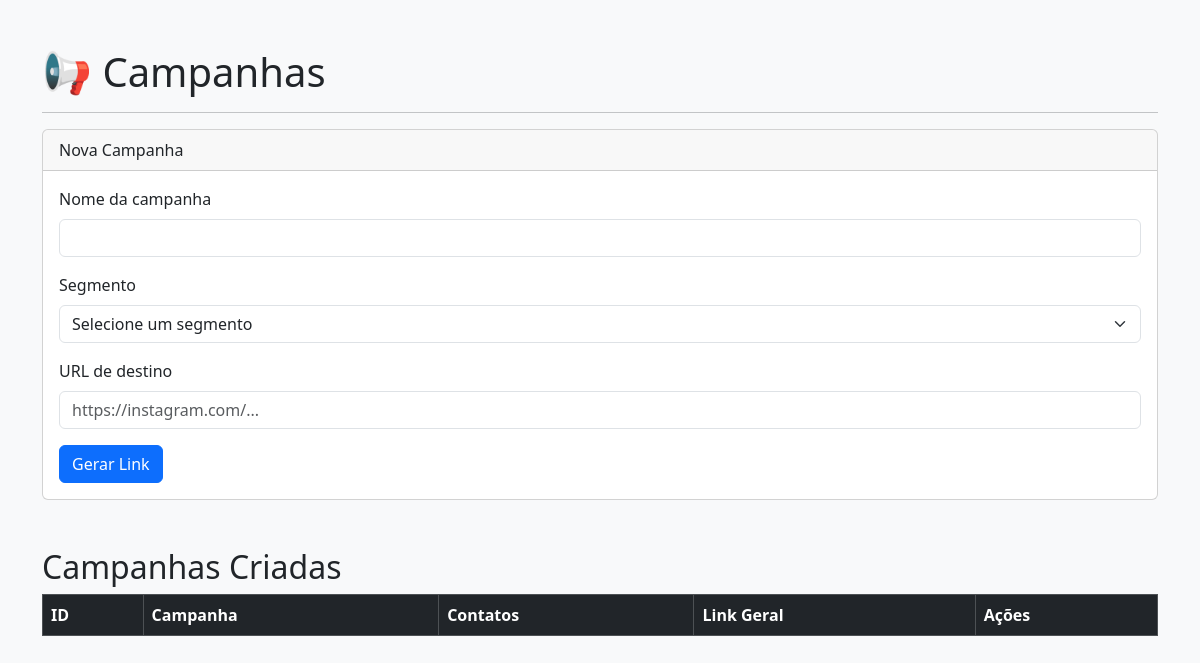
The app's page /campanhas, older data.
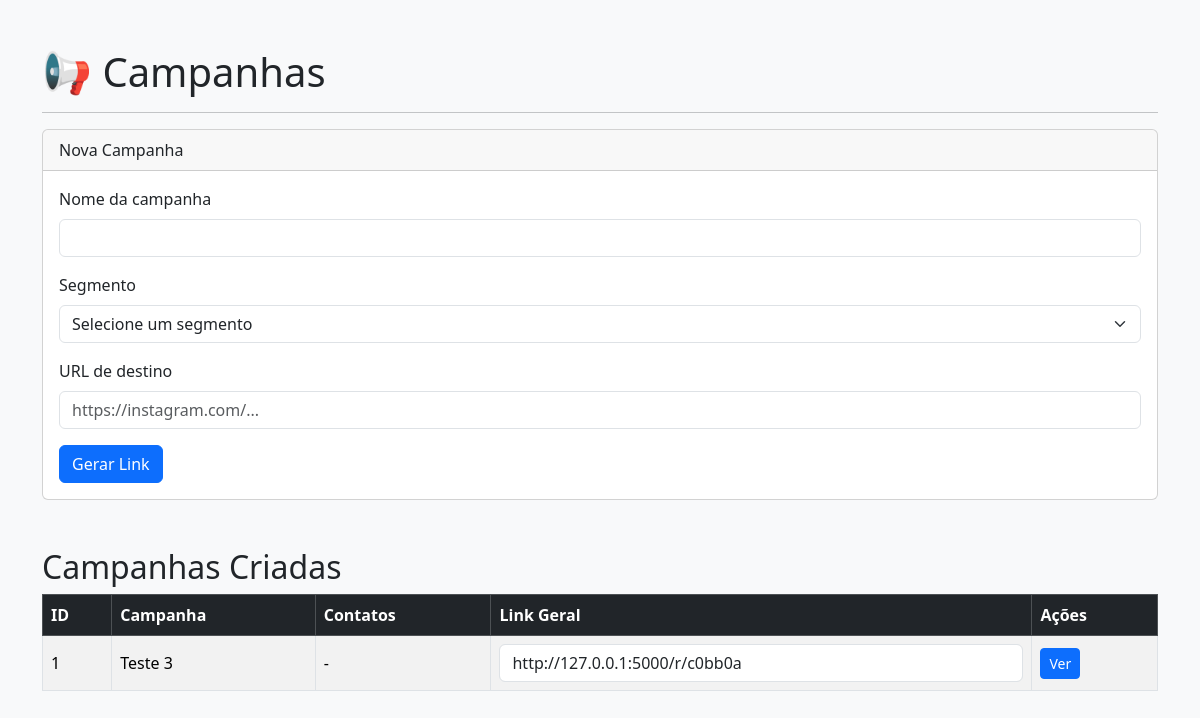
The same page, newer data.
### models/campanha.py (models this page shows)
class Campanha(db.Model):
    __tablename__ = "campanhas"
    id = db.Column(db.Integer, primary_key=True)
    titulo = db.Column(db.String(150), nullable=False)
    destino = db.Column(db.String(500), nullable=False)
    codigo = db.Column(
        db.String(20),
        unique=True,
        nullable=False
    )

### app.py (the view, shortened to what this page needs)
@app.route("/campanhas", methods=["GET", "POST"])
def campanhas():
    lista = Campanha.query.all()
    lista_segmentos = Segmento.query.all()
    return render_template(
        "campanhas.html",
        campanhas=lista,
        segmentos=lista_segmentos
    )

### templates/campanhas.html (shortened to what this page needs)
<!DOCTYPE html>
<html lang="pt-br">
<head>
    <link href="https://cdn.jsdelivr.net/npm/bootstrap@5.3.3/dist/css/bootstrap.min.css" rel="stylesheet">
</head>
<body class="bg-light">
<div class="container mt-5">
    <h1>📢 Campanhas</h1>
    <hr>
    <div class="card mb-5">
        <div class="card-header">
            Nova Campanha
        </div>
        <div class="card-body">
            <form method="POST">
                <div class="mb-3">
                    <label class="form-label">
                        Nome da campanha
                    </label>
                    <input
                        type="text"
                        class="form-control"
                        name="titulo"
                        required>
                </div>
                <div class="mb-3">
                    <label class="form-label">
                        Segmento
                    </label>
                    <select
                        class="form-select"
                        name="segmento"
                        required>
                        <option value="">Selecione um segmento</option>
                    </select>
                </div>
                <div class="mb-3">
                    <label class="form-label">
                        URL de destino
                    </label>
                    <input
                        type="text"
                        class="form-control"
                        name="destino"
                        placeholder="https://instagram.com/..."
                        required>
                </div>
                <button class="btn btn-primary">
                    Gerar Link
                </button>
            </form>
        </div>
    </div>
    <h2>Campanhas Criadas</h2>
    <table class="table table-striped table-bordered align-middle">
        <thead class="table-dark">
            <tr>
                <th>ID</th>
                <th>Campanha</th>
                <th>Contatos</th>
                <th>Link Geral</th>
                <th>Ações</th>
            </tr>
        </thead>
        <tbody>
            {% for campanha in campanhas %}
            <tr>
                <td>{{ campanha.id }}</td>
                <td>{{ campanha.titulo }}</td>
                <td>
                    -
                </td>
                <td>
                    <input
                        type="text"
                        class="form-control"
                        value="http://127.0.0.1:5000/r/{{ campanha.codigo }}"
                        readonly>
                </td>
                <td>
                    <a
                        href="/campanha/{{ campanha.id }}"
                        class="btn btn-primary btn-sm">
                        Ver
                    </a>
                </td>
            </tr>
            {% endfor %}
        </tbody>
    </table>
</div>
</body>
</html>

Row changes from the older to the newer data that the page shows:
added Campanha: id "1", titulo "Teste 3", codigo "http://127.0.0.1:5000/r/c0bb0a"
